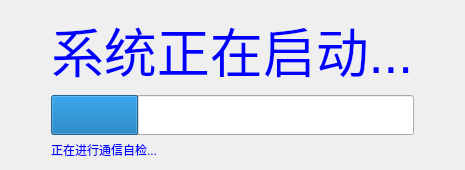
        <widget class="QWidget" name="starting">
         <layout class="QGridLayout" name="gridLayout_12">
          <item row="0" column="1">
           <widget class="QLabel" name="label_6">
            <property name="font">
             <font>
              <family>Arial</family>
              <pointsize>40</pointsize>
              <weight>50</weight>
              <italic>false</italic>
              <bold>false</bold>
             </font>
            </property>
            <property name="styleSheet">
             <string notr="true">font: 40pt &quot;Arial&quot;;
color: rgb(0, 0, 255);</string>
            </property>
            <property name="text">
             <string>系统正在启动...</string>
            </property>
           </widget>
          </item>
          <item row="1" column="1">
           <widget class="QProgressBar" name="progressBar">
            <property name="minimumSize">
             <size>
              <width>0</width>
              <height>40</height>
             </size>
            </property>
            <property name="value">
             <number>24</number>
            </property>
            <property name="textVisible">
             <bool>false</bool>
            </property>
           </widget>
          </item>
          <item row="2" column="1">
           <widget class="QLabel" name="label_7">
            <property name="styleSheet">
             <string notr="true">font: 25pt &quot;Arial&quot;;
color: rgb(0, 0, 255);</string>
            </property>
            <property name="text">
             <string>正在进行通信自检...</string>
            </property>
           </widget>
          </item>
          <item row="1" column="2">
           <spacer name="horizontalSpacer_3">
            <property name="orientation">
             <enum>Qt::Horizontal</enum>
            </property>
            <property name="sizeType">
             <enum>QSizePolicy::Fixed</enum>
            </property>
            <property name="sizeHint" stdset="0">
             <size>
              <width>40</width>
              <height>20</height>
             </size>
            </property>
           </spacer>
          </item>
          <item row="1" column="0">
           <spacer name="horizontalSpacer_2">
            <property name="orientation">
             <enum>Qt::Horizontal</enum>
            </property>
            <property name="sizeType">
             <enum>QSizePolicy::Fixed</enum>
            </property>
            <property name="sizeHint" stdset="0">
             <size>
              <width>40</width>
              <height>20</height>
             </size>
            </property>
           </spacer>
          </item>
         </layout>
        </widget>
